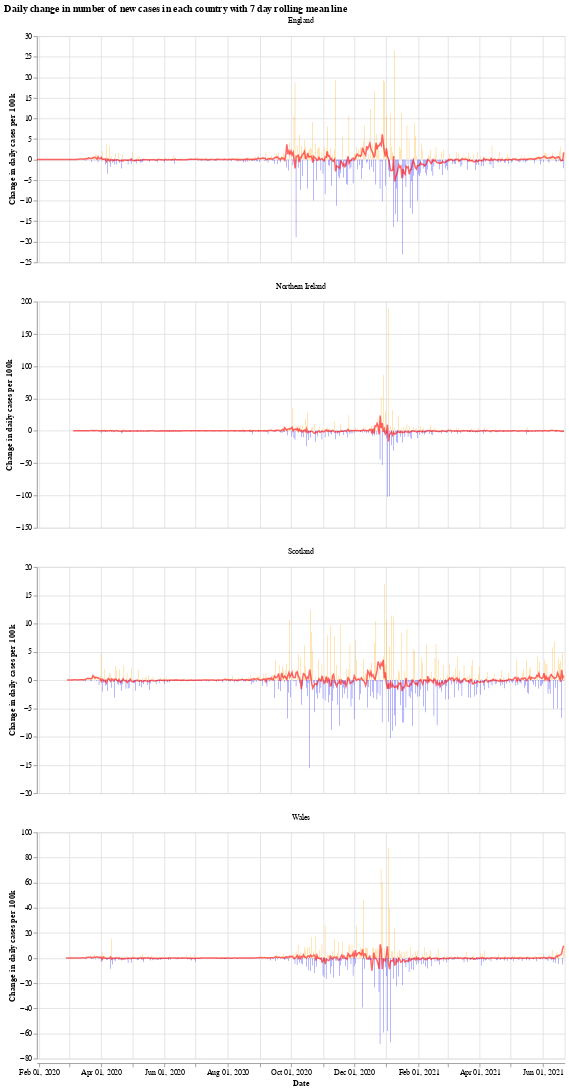

The notebook cell this image was saved under:
### Markdown cell above
We will use the Python library `Altair` for visualising the data, see the [altair docs](https://altair-viz.github.io/) for more information.

First we have a graph which shows the daily change in the number of new cases for each country. This number jumps up and down all over the place, which is likely due to delay in reporting of new cases over the weekend. Another interesting thing is that it looks like the daily cases in Wales experienced a much shorter period of calm over the summer (calm in the sense of daily cases not jumping up and down).

The orange bars are days when the number of new cases (per 100k population) was more than the previous day, while the blue are days when the number of new cases dropped. The red line is the 7 day moving average. 

When the moving average line is below 0, it means that there is a consistent drop in new cases. We can see this clearly happening around the times that lockdowns were introduced (though, to varying degrees). I will update the graphs soon with a marker of when each lockdown started.

### Code cell
# collapse
import altair as alt

bars = alt.Chart(uk_cases).mark_bar().encode(
    x=alt.X("yearmonthdate(date):T", axis=alt.Axis(title='Date')),
    y=alt.Y("casesChangeRate:Q", axis=alt.Axis(title='Change in daily cases per 100k')),
    tooltip='casesChange',
    color=alt.condition(
        alt.datum.casesChangeRate > 0,
        alt.value("orange"),  # The positive color
        alt.value("blue")  # The negative color
    )
).properties(title='Daily change in number of new cases with 7 day rolling mean',width=700).interactive()

line = alt.Chart(uk_cases).mark_line(
    color='red',
    size=2,
    opacity=0.6
).transform_window(
    rolling_mean='mean(casesChangeRate)',
    frame=[0, 7],
    groupby=['areaName']
).encode(
    x='yearmonthdate(date):T',
    y='rolling_mean:Q'
)

alt.layer(bars, line, data=uk_cases).facet(alt.Column(
    'areaName', title=''), columns=1).resolve_scale(y='independent').properties(title='Daily change in number of new cases in each country with 7 day rolling mean line')

### Figure 1 — Vega-Lite specification as saved in the notebook (floating-point values rounded to 4 significant figures; data arrays with more than 128 entries replaced by an {"elided": "..."} marker saying what was removed)
{"config": {"view": {"continuousWidth": 400, "continuousHeight": 300}}, "data": {"name": "data-e23f2e0db0a538c100f8fa7af04bbf1a"}, "facet": {"type": "nominal", "field": "areaName", "title": ""}, "spec": {"layer": [{"mark": "bar", "encoding": {"color": {"condition": {"value": "orange", "test": "(datum.casesChangeRate > 0)"}, "value": "blue"}, "tooltip": {"type": "quantitative", "field": "casesChange"}, "x": {"type": "temporal", "axis": {"title": "Date"}, "field": "date", "timeUnit": "yearmonthdate"}, "y": {"type": "quantitative", "axis": {"title": "Change in daily cases per 100k"}, "field": "casesChangeRate"}}, "selection": {"selector001": {"type": "interval", "bind": "scales", "encodings": ["x", "y"]}}, "title": "Daily change in number of new cases with 7 day rolling mean", "width": 700}, {"mark": {"type": "line", "color": "red", "opacity": 0.6, "size": 2}, "encoding": {"x": {"type": "temporal", "field": "date", "timeUnit": "yearmonthdate"}, "y": {"type": "quantitative", "field": "rolling_mean"}}, "transform": [{"window": [{"op": "mean", "field": "casesChangeRate", "as": "rolling_mean"}], "frame": [0, 7], "groupby": ["areaName"]}]}]}, "columns": 1, "resolve": {"scale": {"y": "independent"}}, "title": "Daily change in number of new cases in each country with 7 day rolling mean line", "$schema": "https://vega.github.io/schema/vega-lite/v4.8.1.json", "datasets": {"data-e23f2e0db0a538c100f8fa7af04bbf1a": {"elided": "1944 records"}}}
